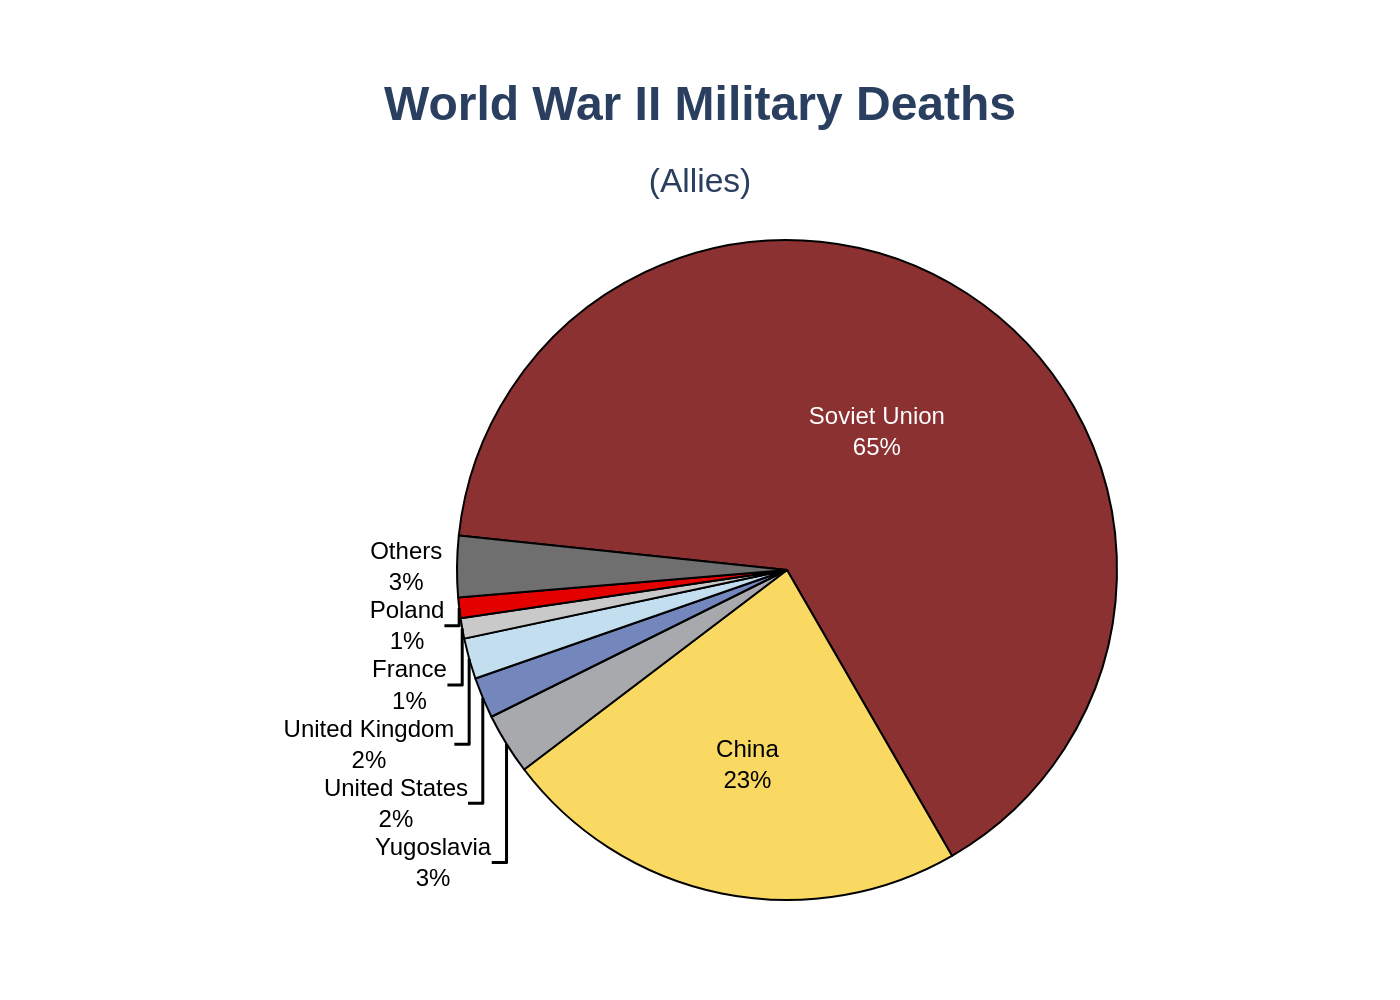

The Python source for this figure:
import sys
import json
import plotly.graph_objects as go
from pathlib import Path

# --- 1. Load Data from Command-Line Argument ---
if len(sys.argv) != 2:
    print("Usage: python create_chart.py <path_to_json_file>")
    sys.exit(1)

json_filepath = Path(sys.argv[1])
if not json_filepath.is_file():
    print(f"Error: JSON file not found at '{json_filepath}'")
    sys.exit(1)

with open(json_filepath, 'r', encoding='utf-8') as f:
    config = json.load(f)

# --- 2. Extract Data and Texts from JSON ---
chart_data = config.get('chart_data', [])
texts = config.get('texts', {})
colors = config.get('colors', [])
insidetextfont_colors = config.get('insidetextfont_colors', ['#000000'] * len(chart_data))

labels = [d['label'] for d in chart_data]
values = [d['value'] for d in chart_data]

# --- 3. Create the Plotly Figure ---
fig = go.Figure()

fig.add_trace(go.Pie(
    labels=labels,
    values=values,
    marker=dict(
        colors=colors,
        line=dict(color='#000000', width=1)
    ),
    texttemplate='%{label}<br>%{value}%',
    textposition='auto',
    insidetextfont=dict(
        family="Arial",
        color=insidetextfont_colors
    ),
    outsidetextfont=dict(
        family="Arial",
        color="#000000"
    ),
    hole=0.0,
    sort=False,
    direction='clockwise',
    rotation=-84
))

# --- 4. Configure Layout ---
title_text = f"<b>{texts.get('title', '')}</b>"
if texts.get('subtitle'):
    title_text += f"<br><sub>{texts['subtitle']}</sub>"

fig.update_layout(
    title_text=title_text,
    title_x=0.5,
    title_font=dict(size=24),
    font=dict(
        family="Arial",
        size=12
    ),
    showlegend=False,
    margin=dict(t=120, b=50, l=50, r=50),
    paper_bgcolor='white',
    plot_bgcolor='white'
)

# --- 5. Save the Output Image ---
output_filepath = json_filepath.with_suffix('.png')
fig.write_image(output_filepath, scale=2)

print(f"Chart successfully generated at: {output_filepath}")
